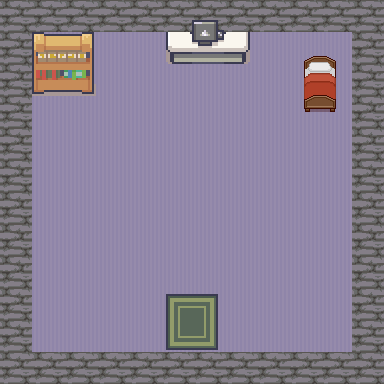

Tiled map render using the project's own tile images. Description and the whole map definition, tile-layer contents included, below:
An orthogonal 12x12 tile map with 32x32 px tiles, 5 tile layers (floor, carpet, walls, furnitures, ...), 4 tilesets and 10 objects (7x collision, 2x npcs, manual_enter).

<map version="1.10" tiledversion="1.11.2" orientation="orthogonal" renderorder="right-down" width="12" height="12" tilewidth="32" tileheight="32" infinite="0" nextlayerid="11" nextobjectid="26">
 <tileset firstgid="1" source="Interiors_free_32x32.tsx" />
 <tileset firstgid="1425" source="IceTileset.tsx" />
 <tileset firstgid="1605" source="coolschool_tileset.tsx" />
 <tileset firstgid="1765" source="beds_BR.tsx" />
 <layer id="1" name="floor" width="12" height="12">
  <data encoding="csv">
745,745,745,745,745,745,745,745,745,745,745,745,
745,745,745,745,745,745,745,745,745,745,745,745,
745,745,745,745,745,745,745,745,745,745,745,745,
745,745,745,745,745,745,745,745,745,745,745,745,
745,745,745,745,745,745,745,745,745,745,745,745,
745,745,745,745,745,745,745,745,745,745,745,745,
745,745,745,745,745,745,745,745,745,745,745,745,
745,745,745,745,745,745,745,745,745,745,745,745,
745,745,745,745,745,745,745,745,745,745,745,745,
745,745,745,745,745,745,745,745,745,745,745,745,
745,745,745,745,745,745,745,745,745,745,745,745,
745,745,745,745,745,745,745,745,745,745,745,745
</data>
 </layer>
 <layer id="10" name="carpet" width="12" height="12">
  <data encoding="csv">
0,0,0,0,0,0,0,0,0,0,0,0,
0,0,0,0,0,0,0,0,0,0,0,0,
0,0,0,0,0,0,0,0,0,0,0,0,
0,0,0,0,0,0,0,0,0,0,0,0,
0,0,0,0,0,0,0,0,0,0,0,0,
0,0,0,0,0,0,0,0,0,0,0,0,
0,0,0,0,0,0,0,0,0,0,0,0,
0,0,0,0,0,0,0,0,0,0,0,0,
0,0,0,0,0,0,0,0,0,0,0,0,
0,0,0,0,0,459,460,0,0,0,0,0,
0,0,0,0,0,475,476,0,0,0,0,0,
0,0,0,0,0,0,0,0,0,0,0,0
</data>
 </layer>
 <objectgroup id="5" name="player_spawn" />
 <layer id="2" name="walls" width="12" height="12">
  <data encoding="csv">
1468,1468,1468,1468,1468,1468,1468,1468,1468,1468,1468,1468,
1468,0,0,0,0,0,0,0,0,0,0,1468,
1468,0,0,0,0,0,0,0,0,0,0,1468,
1468,0,0,0,0,0,0,0,0,0,0,1468,
1468,0,0,0,0,0,0,0,0,0,0,1468,
1468,0,0,0,0,0,0,0,0,0,0,1468,
1468,0,0,0,0,0,0,0,0,0,0,1468,
1468,0,0,0,0,0,0,0,0,0,0,1468,
1468,0,0,0,0,0,0,0,0,0,0,1468,
1468,0,0,0,0,0,0,0,0,0,0,1468,
1468,0,0,0,0,0,0,0,0,0,0,1468,
1468,1468,1468,1468,1468,1468,1468,1468,1468,1468,1468,1468
</data>
 </layer>
 <layer id="3" name="furnitures" width="12" height="12">
  <data encoding="csv">
0,0,0,0,0,0,132,0,0,0,0,0,
0,230,231,0,0,129,148,131,0,1765,1766,0,
0,246,247,0,0,0,0,0,0,1772,1773,0,
0,0,0,0,0,0,0,0,0,1779,1780,0,
0,0,0,0,0,0,0,0,0,0,0,0,
0,0,0,0,0,0,0,0,0,0,0,0,
0,0,0,0,0,0,0,0,0,0,0,0,
0,0,0,0,0,0,0,0,0,0,0,0,
0,0,0,0,0,0,0,0,0,0,0,0,
0,0,0,0,0,0,0,0,0,0,0,0,
0,0,0,0,0,0,0,0,0,0,0,0,
0,0,0,0,0,0,0,0,0,0,0,0
</data>
 </layer>
 <layer id="4" name="tv" width="12" height="12">
  <data encoding="csv">
0,0,0,0,0,0,0,0,0,0,0,0,
0,0,0,0,0,0,0,0,0,0,0,0,
0,0,0,0,0,0,0,0,0,0,0,0,
0,0,0,0,0,0,0,0,0,0,0,0,
0,0,0,0,0,0,0,0,0,0,0,0,
0,0,0,0,0,0,0,0,0,0,0,0,
0,0,0,0,0,0,0,0,0,0,0,0,
0,0,0,0,0,0,0,0,0,0,0,0,
0,0,0,0,0,0,0,0,0,0,0,0,
0,0,0,0,0,0,0,0,0,0,0,0,
0,0,0,0,0,0,0,0,0,0,0,0,
0,0,0,0,0,0,0,0,0,0,0,0
</data>
 </layer>
 <objectgroup id="6" name="collision">
  <object id="3" type="collision" x="29" y="28" width="68" height="70" />
  <object id="15" type="collision" x="-1.42109e-14" y="351" width="384.333" height="33" />
  <object id="16" type="collision" x="0.666667" y="-2" width="386" height="33" />
  <object id="19" type="collision" x="1" y="-0.333333" width="29.6667" height="378" />
  <object id="21" type="collision" x="301" y="48.3333" width="39" height="66" />
  <object id="22" type="collision" x="157.333" y="22.6667" width="99.3333" height="47" />
  <object id="20" type="collision" x="353" y="-4.33333" width="29.6667" height="378" />
 </objectgroup>
 <objectgroup id="8" name="text_zone" class="npcs">
  <properties>
   <property name="text">He learned French very quickly through reading books.He became so proficient that he eventually no longer fit in with his classmates, who disliked his advanced vocabulary and overly formal way of speaking.
One reason he learned French so fast is that he was forbidden from speaking Tamil (his  mother tongue) by our parents so that he could learn French fast.</property>
  </properties>
  <object id="4" type="npcs" x="21.3333" y="16" width="86" height="89">
   <properties>
    <property name="text">He learned French very quickly through cartoons and reading books.
He became so proficient that he eventually no longer fit in with
his classmates, who disliked his advanced vocabulary and overly
formal way of speaking. One reason he learned French so fast is
that he was forbidden from speaking Tamil (his mother tongue)
by our parents. This was very traumatic for him and caused him
to lose much of his ability to use Tamil properly. Today, he can
still understand and speak it to some extent, but he can no longer
read or write it. He still regrets it to this day.
</property>
   </properties>
  </object>
  <object id="5" type="npcs" x="159.667" y="12" width="97" height="56">
   <properties>
    <property name="text">One of the main things that helped him and I preserve our
connection to Tamil culture was Tamil cinema. This film
industry is very unique and should not be confused with
Bollywood. In India, each region has its own film industry,
stars, iconic movies, standards, and culture. Bollywood is
often incorrectly referred to as Indian cinema, but it only
represents one part of the country. The region where we
come from, Tamil Nadu, has its own film industry called
Kollywood. He watched many of these movies (often through
sketchy websites) and still listens to their music today
with me. These films and songs have helped him and I stay
connected to Tamil culture.</property>
   </properties>
  </object>
  <object id="25" type="manual_enter" x="156.333" y="352" width="73.3333" height="27.3333">
   <properties>
    <property name="dest_x" type="int" value="591" />
    <property name="dest_y" type="int" value="465" />
    <property name="file" type="file" value="map.tmx" />
   </properties>
  </object>
 </objectgroup>
</map>
